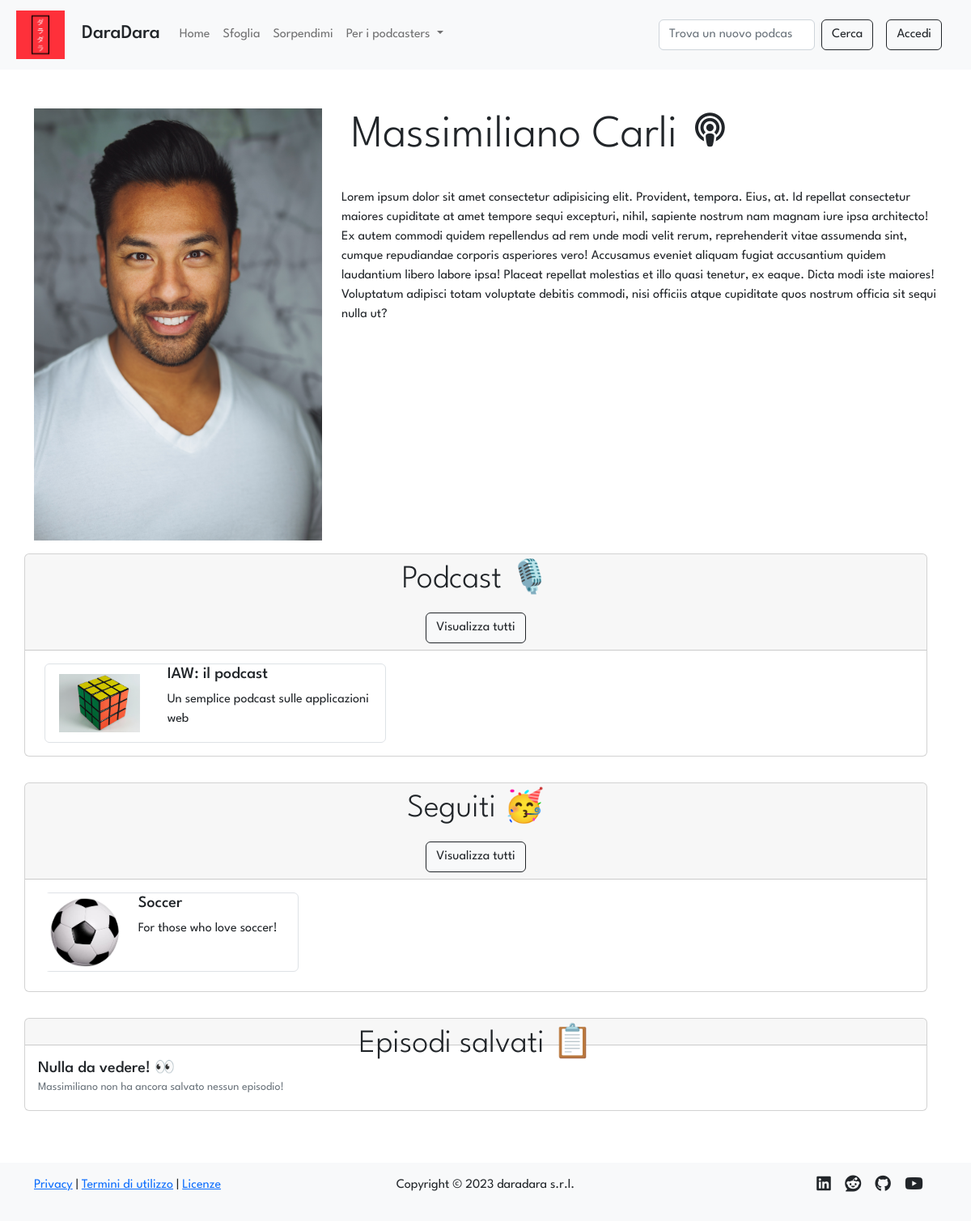
The app's page /profile/6, older data.
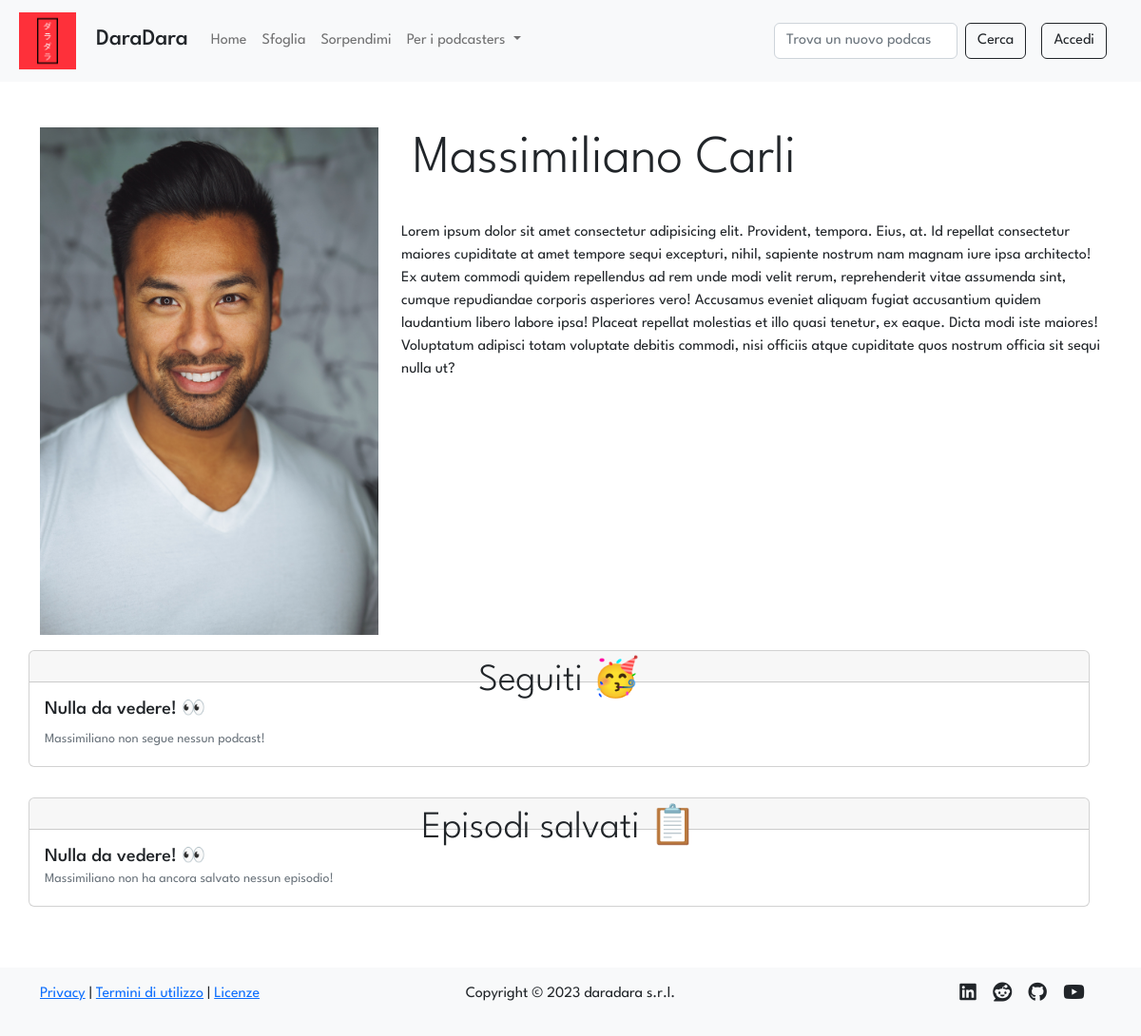
The same page, newer data.
### tables this page shows
CREATE TABLE "users" (
	"id"	INTEGER NOT NULL UNIQUE,
	"email"	TEXT NOT NULL UNIQUE,
	"password"	TEXT NOT NULL,
	"name"	TEXT NOT NULL,
	"surname"	TEXT NOT NULL,
	"propic"	TEXT NOT NULL,
	"priv_owned"	INTEGER NOT NULL DEFAULT 0,
	"priv_follows"	INTEGER NOT NULL DEFAULT 0,
	"priv_saves"	INTEGER NOT NULL DEFAULT 0,
	PRIMARY KEY("id" AUTOINCREMENT)
);

CREATE TABLE "podcasts" (
	"id"	INTEGER NOT NULL UNIQUE,
	"title"	TEXT NOT NULL UNIQUE,
	"desc"	TEXT NOT NULL,
	"img"	TEXT NOT NULL,
	"id_user"	INTEGER NOT NULL,
	FOREIGN KEY("id_user") REFERENCES "users"("id"),
	PRIMARY KEY("id" AUTOINCREMENT)
);

CREATE TABLE "follows" (
	"id_user"	INTEGER NOT NULL,
	"id_podcast"	INTEGER NOT NULL,
	"timestamp"	TEXT NOT NULL DEFAULT 'NO_TIMESTAMP',
	FOREIGN KEY("id_user") REFERENCES "users"("id"),
	PRIMARY KEY("id_user","id_podcast")
);

### app.py (the view)
@app.route('/profile/<int:id>')
def profile(id: int):
    user = dao.get_user(id)
    creators = dao.get_creators()
    is_creator = False
    if user and creators:
        podcasts = dao.get_podcasts_by_user(id_user=id)
        follows = dao.get_follows_join_podcasts(id_user=id)
        saves = dao.get_saves_join_episodes_podcasts(id_user=id)
        privacy = [dao.get_priv_owned(id), dao.get_priv_follows(id), dao.get_priv_saves(id)]
        for creator in creators:
            if creator['id'] == user['id']:
                is_creator = True
        is_owner = False
        if current_user.is_authenticated: # type: ignore
            is_owner = current_user.id == id # type: ignore
        session['previous_url'] = request.url
        return render_template('profile.html', user=user, podcasts=podcasts, follows=follows, saves=saves, is_creator=is_creator, is_owner=is_owner, privacy=privacy)
    else:
        flash(message='L\'utente cercato non esiste', category='warning')
        return redirect(session.get('previous_url', '/'))

### templates/profile.html (shortened to what this page needs)
{% extends 'layout.html' %}
{% block stylesheets %} <link rel="stylesheet" href="{{url_for('static', filename='stylesheets/profile.css')}}"> {% endblock %}
{% block content %}
<div class="row">
    <div class="col-12 col-lg-4 d-flex justify-content-center align-items-center">
        <img src="{{url_for('static', filename='uploads/images/propics/{0}{1}'.format(user.id, user.propic))}}" alt="Immagine profilo" class="img-fluid">
    </div>
    <div class="col">
        <div class="row display-4 mt-3 mt-lg-0 mb-3 mx-lg-0 mx-2"><p class="text-nowrap">{{user.name}} {{user.surname}} {% if is_creator %}<i class="ms-2 fa-solid fa-podcast fa-xs"></i>{% endif %}</p></div>
        <div class="row mx-lg-0 mx-2">Lorem ipsum dolor sit amet consectetur adipisicing elit. Provident, tempora. Eius, at. Id repellat consectetur maiores cupiditate at amet tempore sequi excepturi, nihil, sapiente nostrum nam magnam iure ipsa architecto!
        Ex autem commodi quidem repellendus ad rem unde modi velit rerum, reprehenderit vitae assumenda sint, cumque repudiandae corporis asperiores vero! Accusamus eveniet aliquam fugiat accusantium quidem laudantium libero labore ipsa!
        Placeat repellat molestias et illo quasi tenetur, ex eaque. Dicta modi iste maiores! Voluptatum adipisci totam voluptate debitis commodi, nisi officiis atque cupiditate quos nostrum officia sit sequi nulla ut?</div>
    </div>
</div>
<div class="row">
    {% if is_owner or (not is_owner and privacy[0] == 0) %}
    {% if is_creator or is_owner %}
    <div class="row mt-3">
        <div id="owned" class="card mb-3 mx-lg-0 mx-2 p-0">
            <div class="row g-0">
                <div class="col-12 col-xxl-3 card-header d-flex flex-column justify-content-evenly align-items-center display-6">
                    <p class="row text-nowrap text-wrapper">Podcast 🎙️</p>
                    {% if is_creator %}
                    <div class="row g-5">
                            <a href="{{url_for('owned', id=user.id)}}" class="col btn btn-light btn-outline-dark text-nowrap">Visualizza tutti</a>
                    </div>
                    {% endif %}
                </div>
                <div class="col">
                    <div class="card-body row g-2">
                        {% if is_creator %}
                        <div class="card-scroll">
                            {% for podcast in podcasts[:5] %}
                            <a href="{{url_for('podcast', id=podcast.id)}}" class="d-inline-block mx-2 border rounded-2 px-2">
                                <div class="row">
                                <div class="col-4 d-flex align-items-center justify-content-center">
                                    <img src="{{url_for('static', filename='uploads/images/covers/{0}{1}'.format(podcast.id, podcast.img))}}" class="im-card img-fluid" alt="Card image" style="max-width: 100px;">
                                </div>
                                <div class="col-8">
                                    <h5 class="">{{podcast.title}}</h5>
                                    <p class="text-wrap">{{podcast.desc}}</p>
                                </div>
                                </div>
                            </a>
                            {% endfor %}
                        </div>
                        {% else %}
                            <h5 class="card-title mb-0">Nulla da vedere! 👀</h5>
                            <p class="card-text">Diventa un podcaster per pubblicare il tuo primo podcast!</p>
                            <small class="text-muted">Premi il bottone a destra 👉</small>
                        {% endif %}
                    </div>
                </div>
            </div>
        </div>
    </div>
    {% endif %}
    {% endif %}
    {% if is_owner or (not is_owner and privacy[1] == 0) %}
    <div class="row mt-3">
        <div id="follows" class="card mb-3 mx-lg-0 mx-2 p-0">
            <div class="row g-0">
                <div class="col-12 col-xxl-3 card-header d-flex flex-column justify-content-evenly align-items-center display-6">
                    <p class="row text-nowrap text-wrapper">Seguiti 🥳</p>
                    <div class="row g-5">
                        {% if follows|length > 0 %}
                            <a href="{{url_for('follows', id=user.id)}}" class="col btn btn-light btn-outline-dark text-nowrap">Visualizza tutti</a>
                        {% elif follows|length == 0 and is_owner %}
                            <a href="{{url_for('categories')}}" class="col btn btn-light btn-outline-dark text-nowrap">Trova podcasts</a>
                        {% endif %}
                    </div>
                </div>
                <div class="col">
                    <div class="card-body row g-2">
                        {% if follows %}
                        <div class="card-scroll">
                            {% for follow in follows[:5] %}
                            <a href="{{url_for('podcast', id=follow.id_podcast)}}" class="d-inline-block mx-2 border rounded-2 px-2">
                                <div class="row">
                                <div class="col-4 d-flex align-items-center justify-content-center">
                                    <img src="{{url_for('static', filename='uploads/images/covers/{0}{1}'.format(follow.id, follow.img))}}" class="img-fluid" alt="Card image" style="max-width: 100px;">
                                </div>
                                <div class="col-8">
                                    <h5 class="">{{follow.title}}</h5>
                                    <p class="text-wrap">{{follow.desc}}</p>
                                </div>
                                </div>
                            </a>
                            {% endfor %}
                        </div>
                        {% else %}
                            <h5 class="card-title mb-0">Nulla da vedere! 👀</h5>
                            {% if is_owner %}
                                <p class="card-text"><small class="text-muted">Segui i tuoi podcast preferiti per vederli qui la prossima volta!</small></p>
                            {% else %}
                                <p class="card-text"><small class="text-muted">{{user.name}} non segue nessun podcast!</small></p>
                            {% endif %}
                        {% endif %}
                    </div>
                </div>
            </div>
        </div>
    </div>
    {% endif %}
    {% if is_owner or (not is_owner and privacy[2] == 0) %}
    <div class="row mt-3">
        <div id="saves" class="card mb-3 mx-lg-0 mx-2 p-0">
            <div class="row g-0">
                <div class="col-12 col-xxl-3 card-header d-flex flex-column justify-content-evenly align-items-center display-6">
                    <p class="row text-nowrap text-wrapper">Episodi salvati 📋</p>
                </div>
                <div class="col">
                    <div class="card-body g-2">
                        {% if saves %}
                        <div class="card-scroll">
                            {% for save in saves[:5] %}
                            <a href="{{url_for('episode', id_pod=save.id, id_ep=save.ep_id)}}" class="d-inline-block mx-2 border rounded-2 px-2">
                                <div class="row">
                                <div class="col-4 d-flex align-items-center justify-content-center">
                                    <img src="{{url_for('static', filename='uploads/images/covers/{0}{1}'.format(save.id, save.img))}}" class="img-fluid" alt="Card image" style="max-width: 100px;">
                                </div>
                                <div class="col-8 w" style="max-width: 250px;">
                                    <h5 class="">{{save.title}}</h5>
                                    {% if save.desc|length > 70 %}
                                        <p class="text-wrap text-break">{{save.desc[:67]}}...</p>
                                    {% else %}
                                        <p class="text-wrap text-break">{{save.desc}}</p>
                                    {% endif %}
                                </div>
                                </div>
                            </a>
                            {% endfor %}
                        </div>
                        {% else %}
                            <h5 class="card-title mb-0">Nulla da vedere! 👀</h5>
                            {% if is_owner %}
                                <p class="card-text"><small class="text-muted">Salva i tuoi episodi preferiti per vederli qui la prossima volta!</small></p>
                            {% else %}
                                <p class="card-text"><small class="text-muted">{{user.name}} non ha ancora salvato nessun episodio!</small></p>
                            {% endif %}
                        {% endif %}
                    </div>
                </div>
            </div>
        </div>
    </div>
    {% endif %}
</div>
{% endblock %}

### templates/layout.html (shortened to what this page needs)
<!DOCTYPE html>
<html lang="it">
<head>
    <link href="https://cdn.jsdelivr.net/npm/bootstrap@5.2.3/dist/css/bootstrap.min.css" rel="stylesheet">
    <link href="{{url_for('static', filename='stylesheets/layout.css')}}" rel="stylesheet">
    {% block stylesheets %}{% endblock %}
</head>
<body>
    <nav class="navbar navbar-expand-lg bg-light sticky-top">
        <div class="container-fluid mx-2">
            <a class="navbar-brand" href="{{ url_for('index') }}">
                <img class="img-fluid nav-img" src="{{url_for('static', filename='ico/daradara_medium.png')}}" alt="Logo DaraDara">
                <h4 class="d-inline-block mt-0 ms-3">DaraDara</h4>
            </a>
            <div class="collapse navbar-collapse" id="navbarSupportedContent">
            <ul class="navbar-nav me-auto mb-2 mb-lg-0">
                <li class="nav-item">
                <a class="nav-link {% block homeActive %}{% endblock %}" aria-current="page" href="{{url_for('index')}}">Home</a>
                </li>
                <li class="nav-item">
                <a class="nav-link {% block searchActive %}{% endblock %}" href="{{url_for('categories')}}">Sfoglia</a>
                </li>
                <li class="nav-item">
                    <a class="nav-link {% block discoverActive %}{% endblock %}" href="{{url_for('random_pod')}}">Sorpendimi</a>
                </li>
                <li class="nav-item dropdown">
                <a class="nav-link dropdown-toggle" href="#" role="button" data-bs-toggle="dropdown" aria-expanded="false">
                    Per i podcasters
                </a>
                </li>
            </ul>
            <form class="d-flex" role="search">
                <input class="form-control me-2" type="search" placeholder="Trova un nuovo podcast" aria-label="Search">
                <button class="btn btn-light btn-outline-dark" type="submit">Cerca</button>
            </form>
            {% if not current_user.is_authenticated %}
            <a href = "{{url_for('login')}}" id="loginBtn" class="btn btn-light btn-outline-dark my-3 my-lg-0 mx-lg-3">Accedi</a>
            {% else %}
            <a href="{{url_for('profile', id = current_user.id)}}" id="profileBtn" class="btn btn-light btn-outline-dark my-3 my-lg-0 mx-lg-3">Profilo</a>
            <a href = "{{url_for('logout')}}" id="logoutBtn" class="btn btn-light btn-outline-dark my-3 my-lg-0 me-lg-3">Esci</a>
            {% endif %}
            </div>
        </div>
    </nav>
    <div class="container mt-5">
        {% block content %}{% endblock %}
    </div>
    <footer class="bg-light py-3 mt-5">
        <div class="container">
            <div class="row">
                <div class="col-4">
                    <p>
                        <a class="stock-a" href="{{url_for('terms')}}#privacy" target="_blank">Privacy</a> | <a class="stock-a" href="{{url_for('terms')}}#terms" target="_blank">Termini di utilizzo</a> | <a class="stock-a" href="{{url_for('terms')}}#licences" target="_blank">Licenze</a>
                    </p>
                </div>
                <div class="col">
                    <p class="text-center">Copyright &copy; 2023 daradara s.r.l.</p>
                </div>
                <div class="col-2 offset-2 d-flex flex-row-reverse justify-content-evenly social-icons">
                    <a href="https://youtube.com/playlist?list=PLs7DWGc_wmwTg9F9SkP6GWtJ5FV36dIxp" target="_blank"><i class="fab fa-youtube fa-lg"></i></a>
                    <a href="https://github.com/nMaax" target="_blank"><i class="fab fa-github fa-lg"></i></a>
                    <a href="https://www.reddit.com/r/podcasts/" target="_blank"><i class="fab fa-reddit fa-lg"></i></a>
                    <a href="https://www.linkedin.com/in/massimiliano-carli/" target="_blank"><i class="fab fa-linkedin fa-lg"></i></a>
                </div>
            </div>
        </div>
    </footer>
</body>
</html>

Row changes from the older to the newer data that the page shows:
removed podcasts: id+img (picture), title "IAW: il podcast", desc "Un semplice podcast sulle applicazioni web"
removed follows: img (picture), title "Soccer", desc "For those who love soccer!"
shown differently, row unchanged: users "Massimiliano": name (not shown) → "Massimiliano"
Text that changed along with them:
text no longer shown: "Podcast 🎙️ Visualizza tutti Visualizza tutti"
text now shown: "Nulla da vedere! 👀 non segue nessun podcast!"
